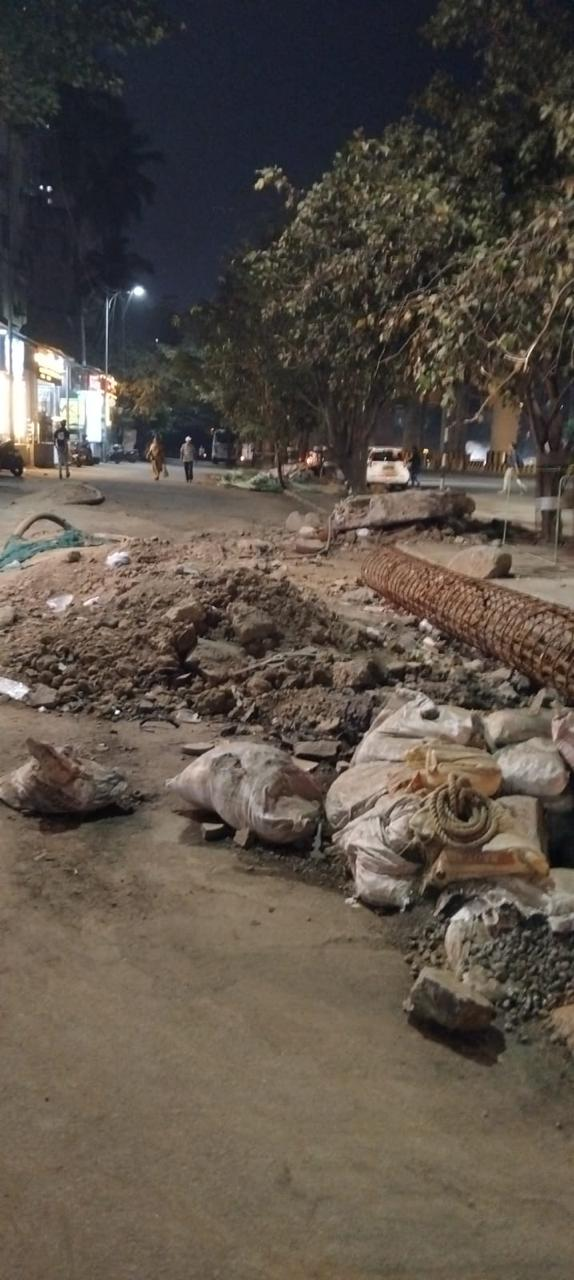
#> input picture Version 3/train_images/IMG-20240618-WA0013.jpg, 574 x 1280 px, found by its file name
$ python test.py
#> lines starting #> are read from the running program, lines starting #| are printed output that depends on the picture; after the words box and inside, x2 and y2 are one past the last pixel; in counts of white or black regions, pixels touching at a corner belong together
import numpy as np
import cv2
from skimage.segmentation import slic
from skimage.color import rgb2lab
from scipy.stats import multivariate_normal

def compute_superpixels(image, n_segments=100, compactness=10):
    lab_image = rgb2lab(image)
    segments = slic(lab_image, n_segments=n_segments, compactness=compactness, start_label=1)
    return segments

def compute_color_model(image, segments, n_segments):
    height, width, _ = image.shape
    lab_image = rgb2lab(image)

    superpixel_colors = []
    for segment_id in range(1, n_segments + 1):
        mask = (segments == segment_id)
        color_values = lab_image[mask]
        superpixel_colors.append(color_values)

    means = [np.mean(colors, axis=0) for colors in superpixel_colors]
    covariances = [np.cov(colors, rowvar=False) for colors in superpixel_colors]

    return means, covariances

def bayesian_segmentation(image, segments, means, covariances, n_segments):
    height, width, _ = image.shape
    lab_image = rgb2lab(image)
    bayesian_segments = np.zeros((height, width), dtype=np.int32)

    for y in range(height):
        for x in range(width):
            pixel = lab_image[y, x]
            max_prob = -np.inf
            best_segment = -1

            for segment_id in range(n_segments):
                mean = means[segment_id]
                cov = covariances[segment_id]
                prob = multivariate_normal.pdf(pixel, mean=mean, cov=cov)

                if prob > max_prob:
                    max_prob = prob
                    best_segment = segment_id + 1

            bayesian_segments[y, x] = best_segment

    return bayesian_segments

def main(image_path, n_segments=100, compactness=10):
#> called with image_path = 'train_images\\IMG-20240618-WA0013.jpg', n_segments = 100, compactness = 10
    image = cv2.imread(image_path)
#> image is the input picture: shape (1280, 574, 3); mean B, G, R 72.3, 81.4, 90.6
    image = cv2.cvtColor(image, cv2.COLOR_BGR2RGB)

    segments = compute_superpixels(image, n_segments, compactness)
#> in compute_superpixels, `segments = slic(lab_image, n_segments=n_segments, compactness=compactn..`:
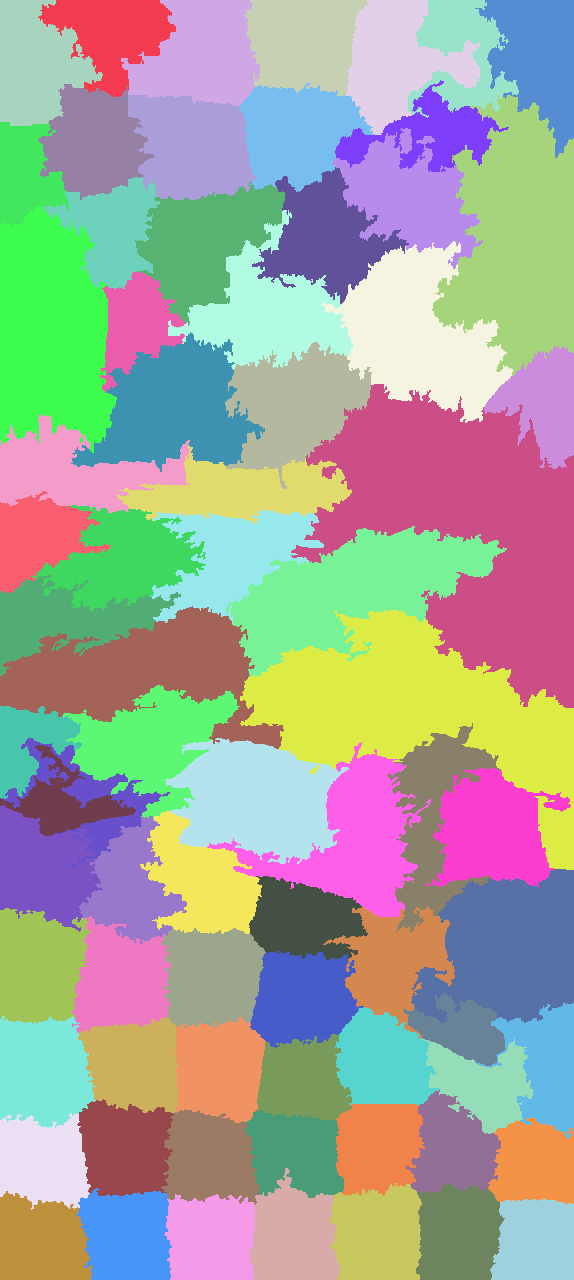
#> segments: shape (1280, 574) int64; 74 distinct labels, from 1 to 74; one colour per label, 0 black
    means, covariances = compute_color_model(image, segments, n_segments)
#> the loop in compute_color_model, `for segment_id in range(1, n_segments + 1):` made 100 passes
#> pass 1, in compute_color_model, `mask = (segments == segment_id)`:
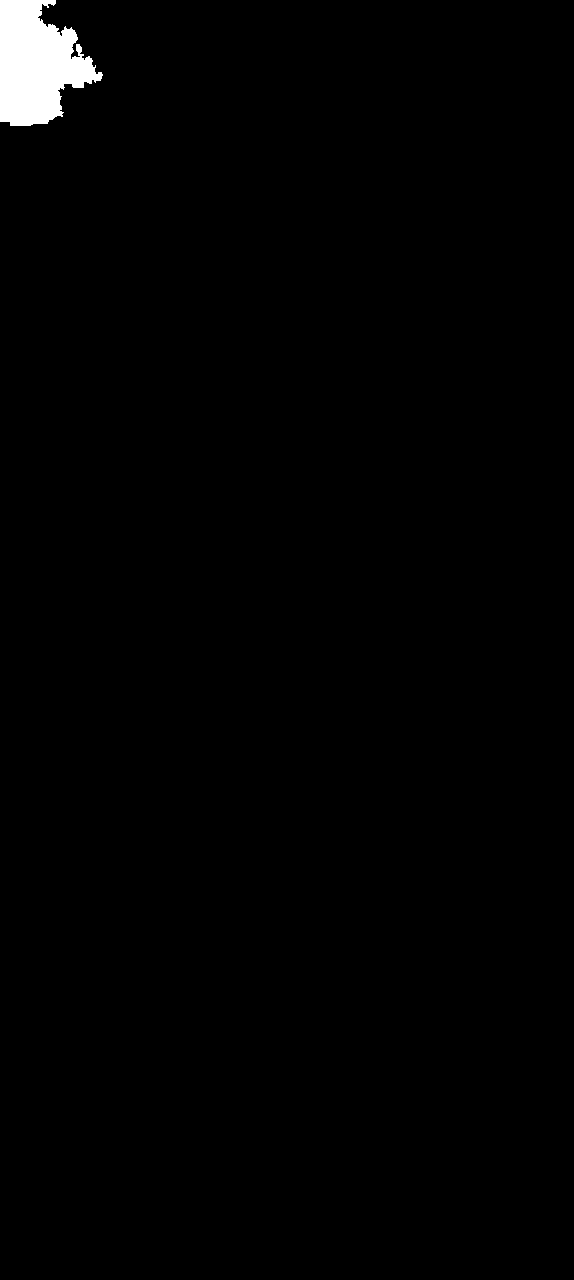
#> mask: shape (1280, 574) bool; 1.2% white; 1 white region, box (x1, y1, x2, y2) and area: (0, 0, 103, 126) 8514
#> pass 2, in compute_color_model, `mask = (segments == segment_id)`:
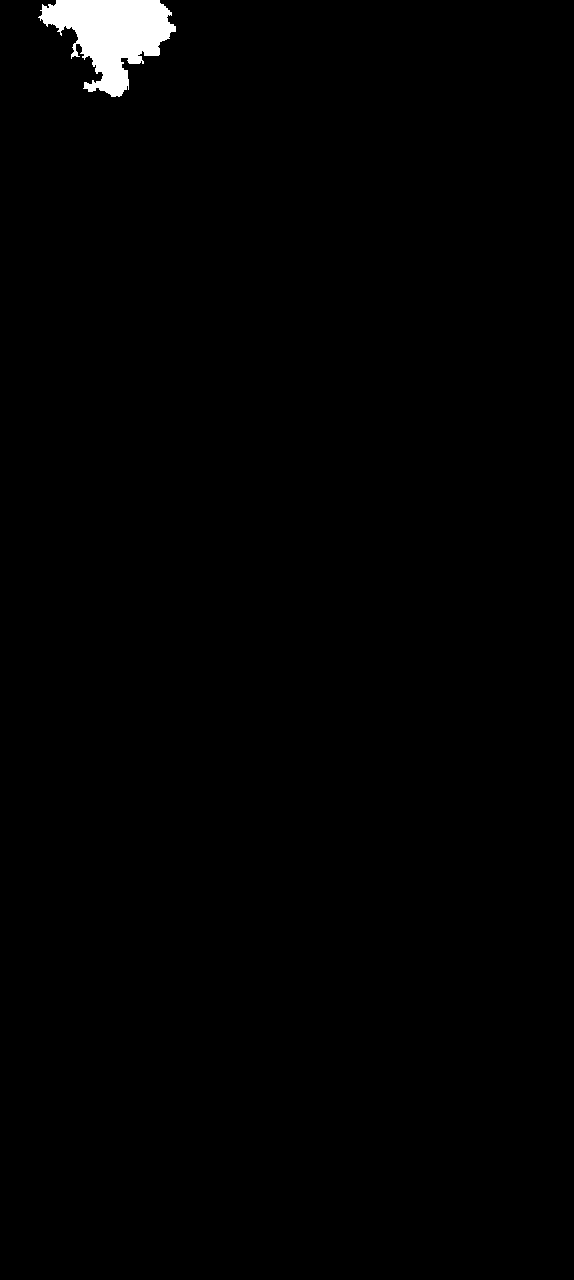
#> mask: shape (1280, 574) bool; 0.99% white; 1 white region, box (x1, y1, x2, y2) and area: (38, 0, 176, 97) 7267
#> pass 3, in compute_color_model, `mask = (segments == segment_id)`:
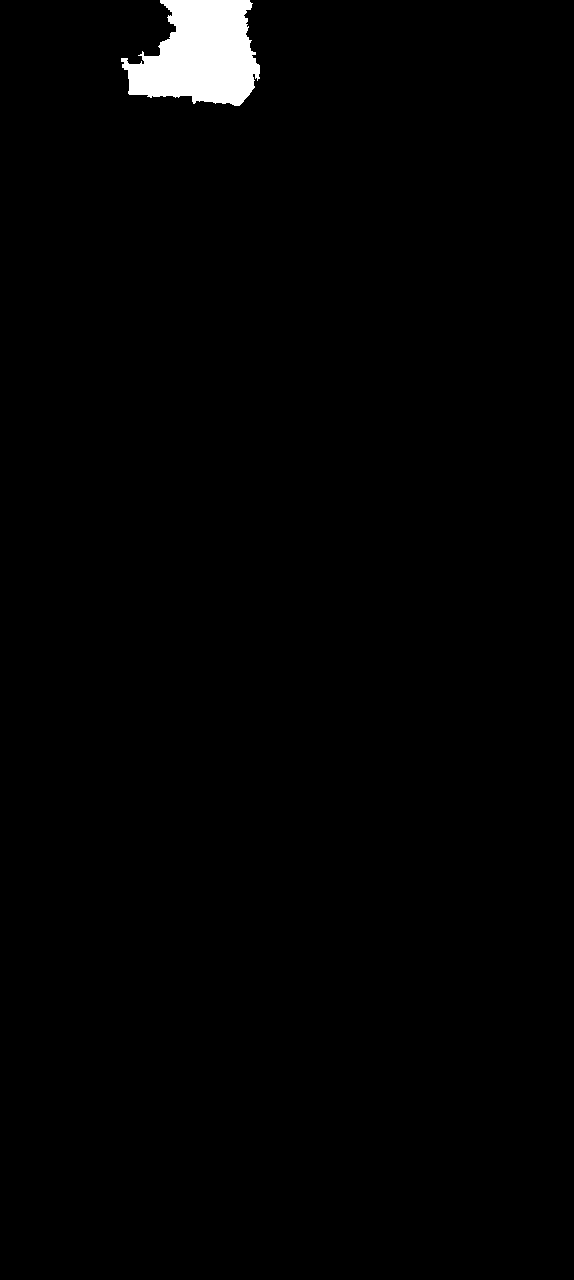
#> mask: shape (1280, 574) bool; 1.4% white; 1 white region, box (x1, y1, x2, y2) and area: (121, 0, 260, 106) 10079
#> after the loop in compute_color_model, `for segment_id in range(1, n_segments + 1):`: superpixel_colors = 100 items
#> in compute_color_model, `means = [np.mean(colors, axis=0) for colors in superpixel_colors]`: means = 100 items, first 6: [17.15, -2, -1.93], [14.77, -0.272, -4.67], [13.33, 2.41, -9.91], [11.55, 2.94, -10.17], [10.14, 2.58, -8.81], [14.86, 0.0594, -0.119]
#> in compute_color_model, `covariances = [np.cov(colors, rowvar=False) for colors in superpixel_c..`: covariances = 100 items
#> covariances = 100 items
    bayesian_segments = bayesian_segmentation(image, segments, means, covariances, n_segments)

    return bayesian_segments

if __name__ == "__main__":
    image_path = 'train_images\IMG-20240618-WA0013.jpg'
#> (the run stopped early here; a loop or call above may not have finished)

$ run again, with Version 3/train_images/IMG-20240618-WA0003.jpg copied over Version 3/train_images/IMG-20240618-WA0013.jpg
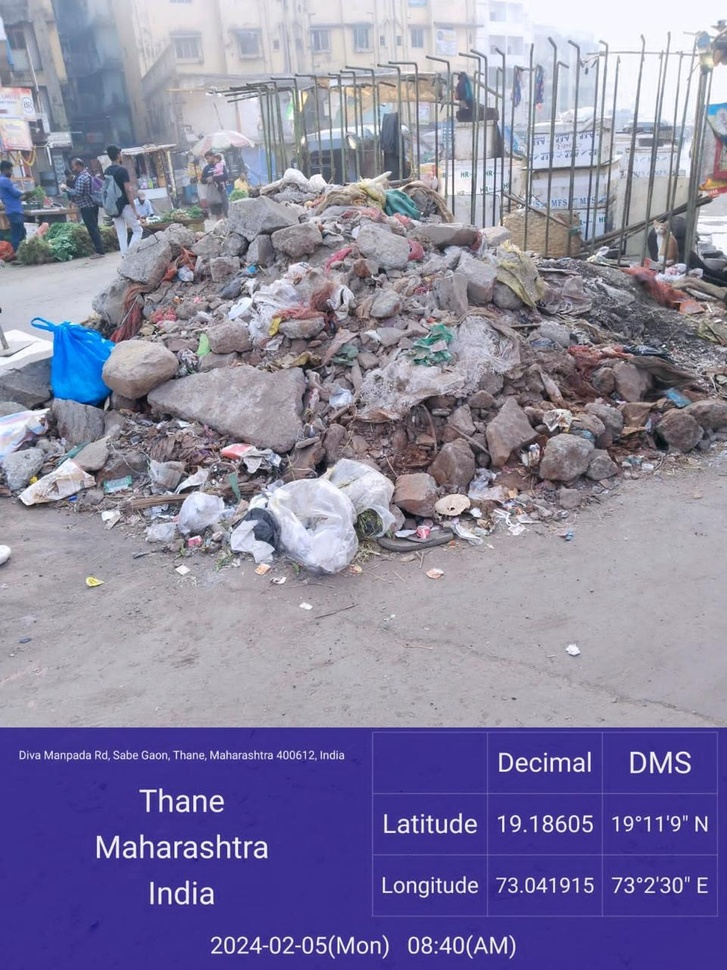
#> input picture Version 3/train_images/IMG-20240618-WA0003.jpg, 727 x 970 px, shrunk from 960 x 1280 before the run, found by its file name
#> in main, image is the input picture: shape (970, 727, 3); mean B, G, R 161.6, 131.5, 135.8
#> lab_image: shape (970, 727, 3) float64; mean of channels 0, 1, 2 55.9, 10.1, -15.7
#> in compute_superpixels, `segments = slic(lab_image, n_segments=n_segments, compactness=compactn..`:
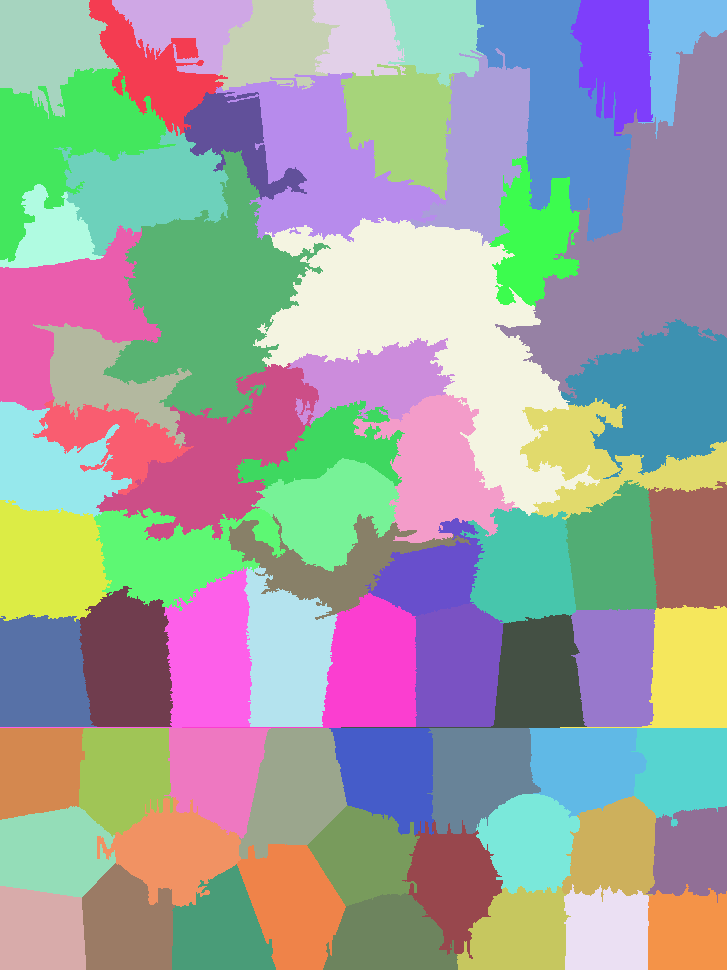
#> segments: shape (970, 727) int64; 70 distinct labels, from 1 to 70; one colour per label, 0 black
#> the loop in compute_color_model, `for segment_id in range(1, n_segments + 1):` made 100 passes
#> pass 3, in compute_color_model, `mask = (segments == segment_id)`:
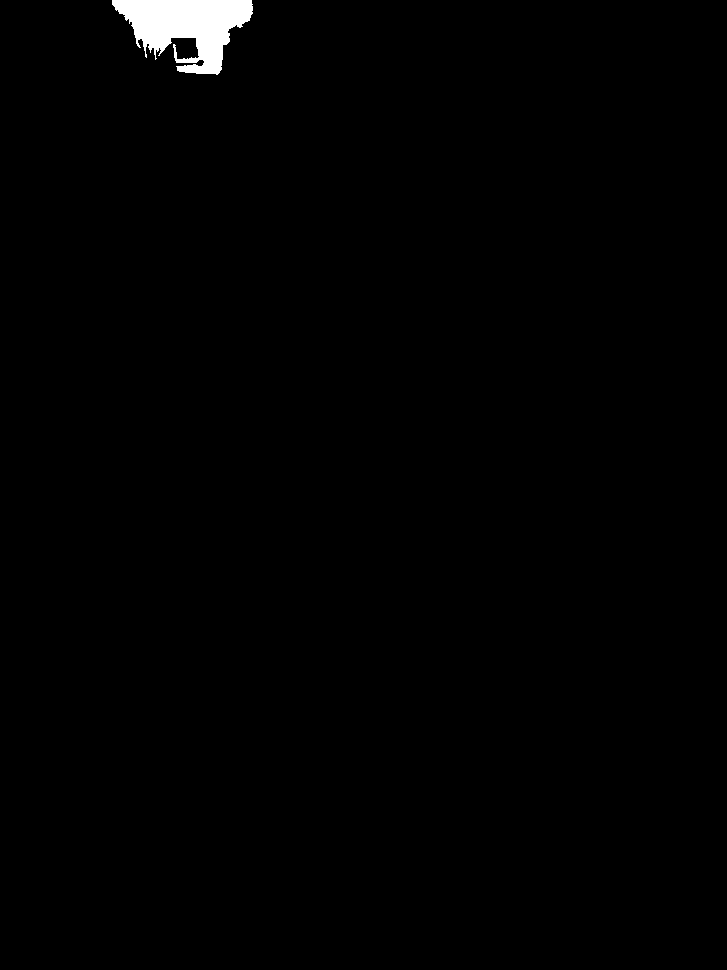
#> mask: shape (970, 727) bool; 0.87% white; 1 white region, box (x1, y1, x2, y2) and area: (112, 0, 253, 75) 6113
#> after the loop in compute_color_model, `for segment_id in range(1, n_segments + 1):`: superpixel_colors = 100 items
#> in compute_color_model, `means = [np.mean(colors, axis=0) for colors in superpixel_colors]`: means = 100 items, first 6: [62.53, 0.722, -10.76], [71.54, 1.06, -5.2], [86.42, 1.93, -2.4], [80.46, 1.64, -4.14], [84.14, 1.29, -2.44], [85.09, 1.71, -3.25]
#> in compute_color_model, `covariances = [np.cov(colors, rowvar=False) for colors in superpixel_c..`: covariances = 100 items

$ run again, with Version 3/train_images/IMG-20240618-WA0004.jpg copied over Version 3/train_images/IMG-20240618-WA0013.jpg
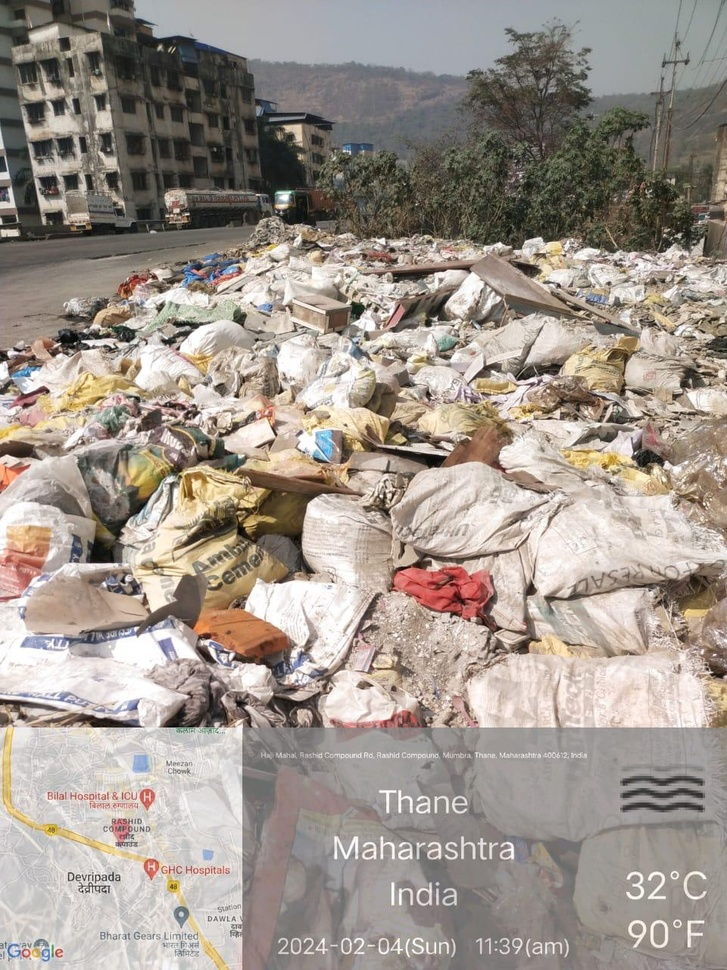
#> input picture Version 3/train_images/IMG-20240618-WA0004.jpg, 727 x 970 px, shrunk from 960 x 1280 before the run, found by its file name
#> in main, image is the input picture: shape (970, 727, 3); mean B, G, R 140.8, 149.3, 158.8
#> lab_image: shape (970, 727, 3) float64; mean of channels 0, 1, 2 61.6, 2.2, 5.9
#> in compute_superpixels, `segments = slic(lab_image, n_segments=n_segments, compactness=compactn..`:
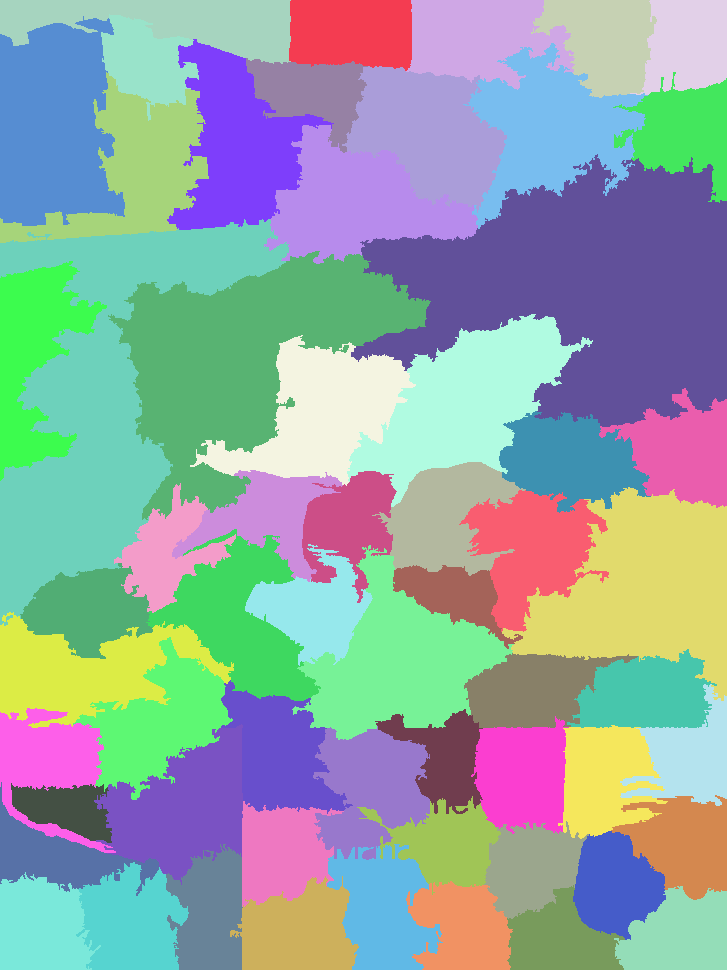
#> segments: shape (970, 727) int64; 60 distinct labels, from 1 to 60; one colour per label, 0 black
#> the loop in compute_color_model, `for segment_id in range(1, n_segments + 1):` made 100 passes
#> pass 3, in compute_color_model, `mask = (segments == segment_id)`:
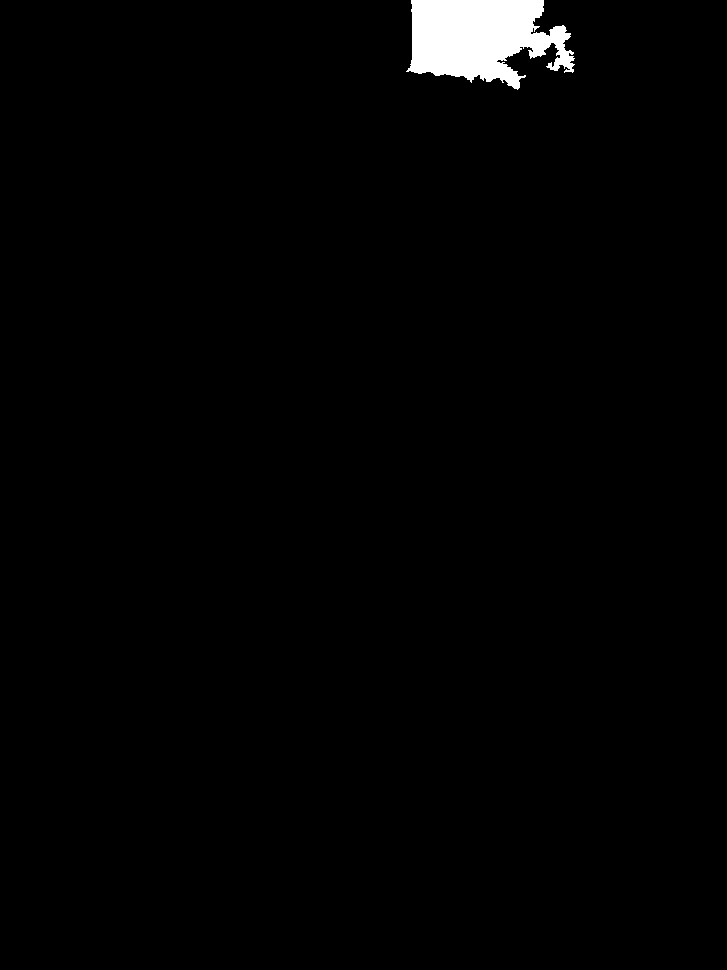
#> mask: shape (970, 727) bool; 1.4% white; 1 white region, box (x1, y1, x2, y2) and area: (406, 0, 575, 90) 10172
#> after the loop in compute_color_model, `for segment_id in range(1, n_segments + 1):`: superpixel_colors = 100 items
#> in compute_color_model, `means = [np.mean(colors, axis=0) for colors in superpixel_colors]`: means = 100 items, first 6: [57.72, -0.336, 0.472], [70.06, -0.292, -4.75], [63.63, -0.34, -3.29], [65.56, -2.04, -1.44], [62.24, -2.9, 0.439], [20.9, -0.693, 2.9]
#> in compute_color_model, `covariances = [np.cov(colors, rowvar=False) for colors in superpixel_c..`: covariances = 100 items
